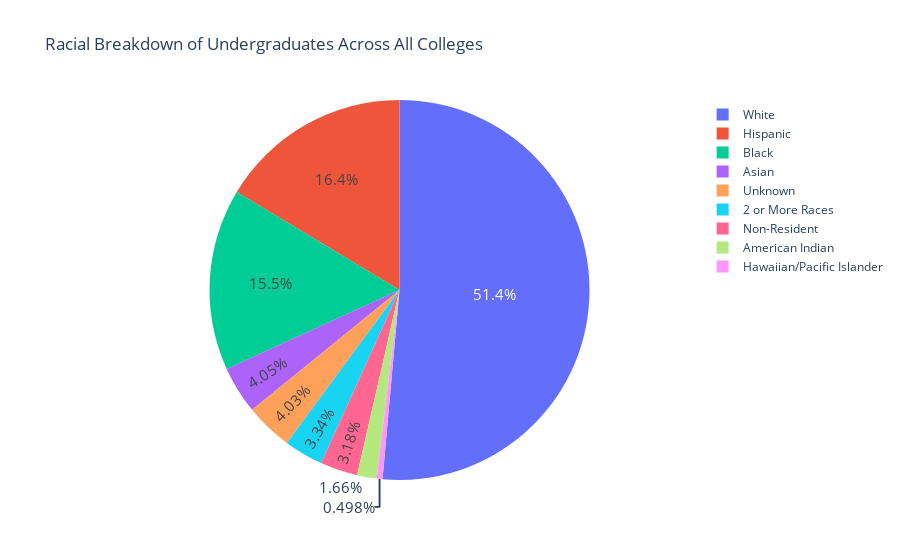

The notebook cell this image was saved under:
### Code cell
#Racial Breakdown (for all colleges, Associate's & Above)
fig = go.Figure(data=[go.Pie(labels=['White','Black','Hispanic','Asian','American Indian','Hawaiian/Pacific Islander','2 or More Races','Non-Resident','Unknown'], 
                             values=[ugrace['White %'].mean(),ugrace['Black %'].mean(),ugrace['Hispanic %'].mean(),ugrace['Asian %'].mean(),ugrace['American Indian %'].mean(),ugrace['Hawaiian/Pacific Islander %'].mean(),ugrace['2 or More Races %'].mean(),ugrace['Non-Resident %'].mean(),ugrace['Unknown Race %'].mean()])])
fig.update_layout(barmode='stack',title='Racial Breakdown of Undergraduates Across All Colleges')
fig.update_traces(hoverinfo='label+percent', textfont_size=15)
fig.show()

### Figure 1 — Plotly figure (JSON) as saved in the notebook; plotly's stock layout.template omitted (floating-point values rounded to 4 significant figures)
{"data": [{"hoverinfo": "label+percent", "labels": ["White", "Black", "Hispanic", "Asian", "American Indian", "Hawaiian/Pacific Islander", "2 or More Races", "Non-Resident", "Unknown"], "textfont": {"size": 15}, "type": "pie", "values": [51.3, 15.41, 16.33, 4.036, 1.657, 0.4971, 3.335, 3.171, 4.023]}], "layout": {"barmode": "stack", "title": {"text": "Racial Breakdown of Undergraduates Across All Colleges"}}}
